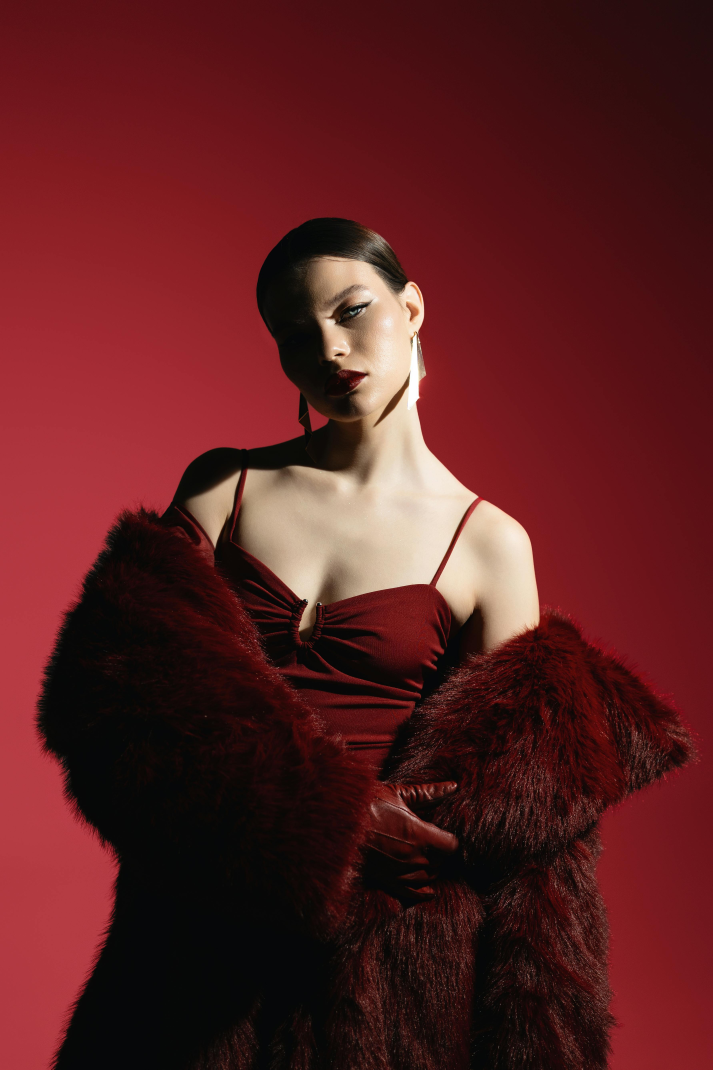
#> input picture images/img4.jpg, 3565 x 5348 px (shown at 1/5 size)
$ jupyter execute image_bluring.ipynb
#> lines starting #> are read from the running program, lines starting #| are printed output that depends on the picture
[cell 1]
import cv2
import numpy as np

[cell 2]
image = cv2.imread("images/img4.jpg")
#> image is the input picture: shape (5348, 3565, 3); mean B, G, R 33.3, 32.4, 90.9

img_resize = cv2.resize(image, (250,300))
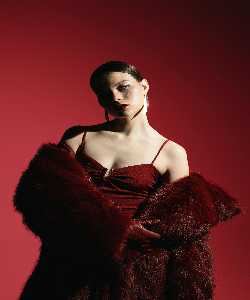
#> img_resize: shape (300, 250, 3); mean B, G, R 33.2, 32.4, 90.9
# Gaussian blur
g_blur = cv2.GaussianBlur(img_resize, (5,5),0)
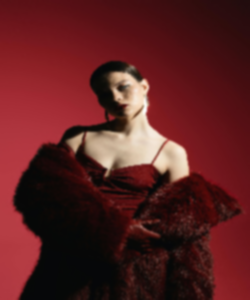
#> g_blur: shape (300, 250, 3); mean B, G, R 33.2, 32.4, 90.9

#median blur
median_blur = cv2.medianBlur(img_resize, 5)
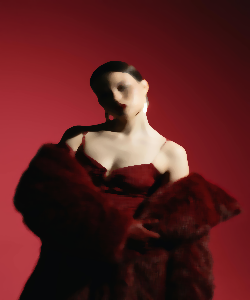
#> median_blur: shape (300, 250, 3); mean B, G, R 32.7, 31.9, 90.3

#bilateral blur
bi_blur = cv2.bilateralFilter(img_resize,9,75,75)

stack = np.hstack((img_resize, g_blur, median_blur, bi_blur))
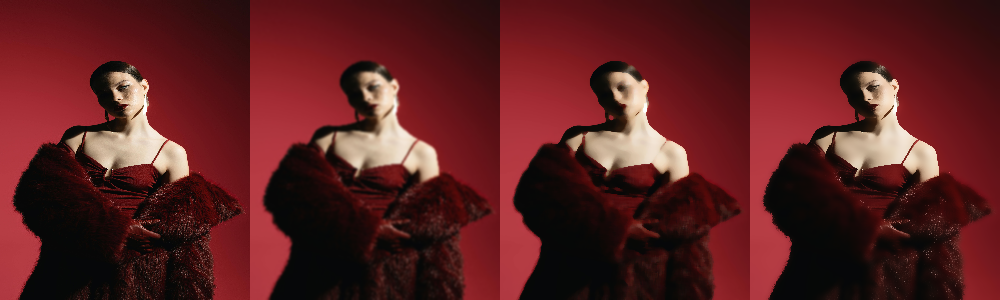
#> stack: shape (300, 1000, 3); mean B, G, R 33.1, 32.2, 90.7

cv2.imshow("Image",stack)
cv2.waitKey(0)
cv2.destroyAllWindows()

$ run again, with images/img1.jpg copied over images/img4.jpg
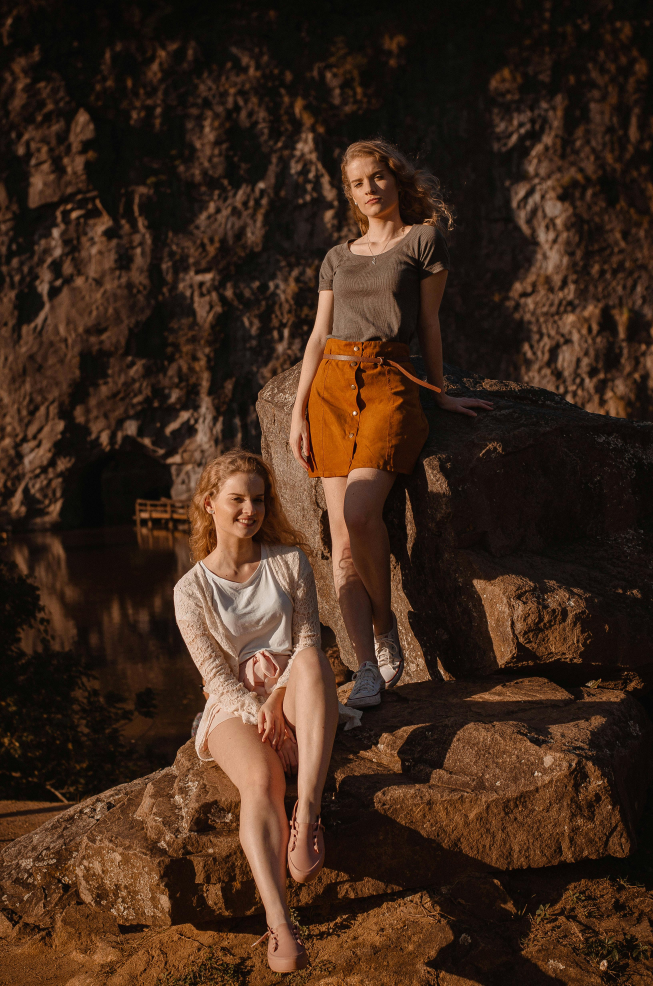
#> input picture images/img1.jpg, 3264 x 4928 px (shown at 1/5 size)
#> image is the input picture: shape (4928, 3264, 3); mean B, G, R 26.3, 40.5, 62.8
#> `bi_blur = cv2.bilateralFilter(img_resize,9,75,75)`:
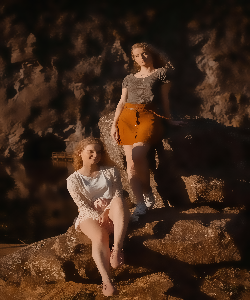
#> bi_blur: shape (300, 250, 3); mean B, G, R 25.8, 39.9, 62
#> `stack = np.hstack((img_resize, g_blur, median_blur, bi_blur))`:
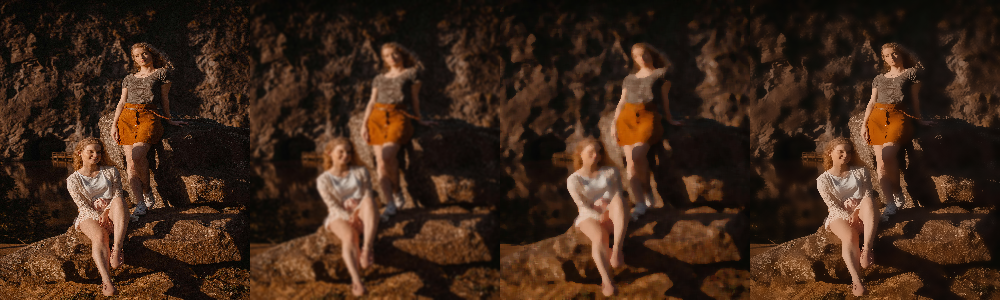
#> stack: shape (300, 1000, 3); mean B, G, R 25.6, 39.7, 62

$ run again, with images/img2.jpg copied over images/img4.jpg
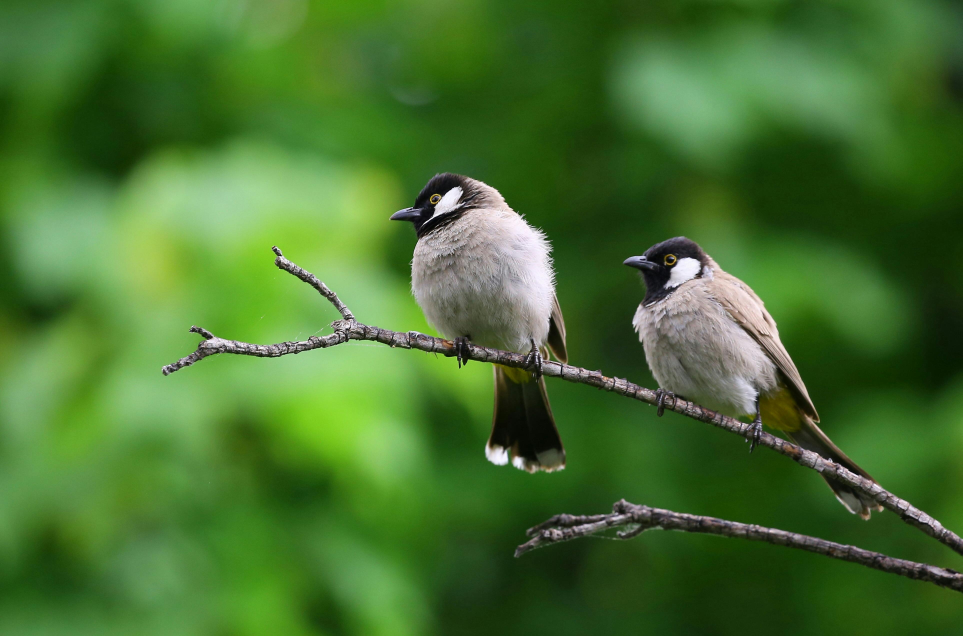
#> input picture images/img2.jpg, 3849 x 2544 px (shown at 1/4 size)
#> image is the input picture: shape (2544, 3849, 3); mean B, G, R 47.5, 112.7, 70.3
#> `median_blur = cv2.medianBlur(img_resize, 5)`:
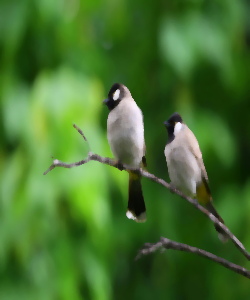
#> median_blur: shape (300, 250, 3); mean B, G, R 46.5, 112.5, 69.7
#> `stack = np.hstack((img_resize, g_blur, median_blur, bi_blur))`:
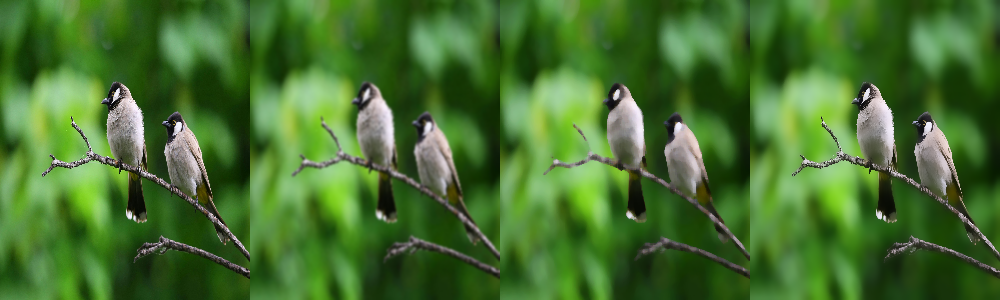
#> stack: shape (300, 1000, 3); mean B, G, R 47.1, 112.6, 70.1
